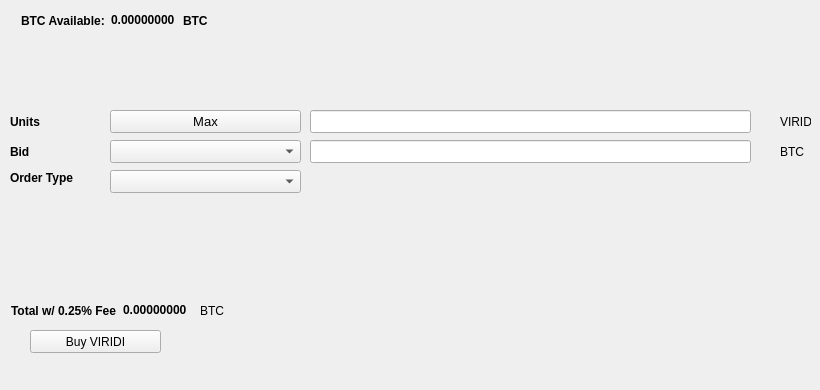
   <widget class="QWidget" name="BuyTab">
    <attribute name="title">
     <string>Buy</string>
    </attribute>
    <widget class="QPushButton" name="BuyVIRIDI">
     <property name="geometry">
      <rect>
       <x>30</x>
       <y>330</y>
       <width>131</width>
       <height>23</height>
      </rect>
     </property>
     <property name="text">
      <string>Buy VIRIDI</string>
     </property>
     <property name="icon">
      <iconset resource="../viridi.qrc">
       <normaloff>:/icons/bitcoin</normaloff>:/icons/bitcoin</iconset>
     </property>
    </widget>
    <widget class="QLabel" name="label_3">
     <property name="geometry">
      <rect>
       <x>10</x>
       <y>110</y>
       <width>46</width>
       <height>23</height>
      </rect>
     </property>
     <property name="font">
      <font>
       <weight>75</weight>
       <bold>true</bold>
      </font>
     </property>
     <property name="text">
      <string>Units</string>
     </property>
    </widget>
    <widget class="QLineEdit" name="UnitsInput">
     <property name="geometry">
      <rect>
       <x>310</x>
       <y>110</y>
       <width>441</width>
       <height>23</height>
      </rect>
     </property>
     <property name="font">
      <font>
       <pointsize>9</pointsize>
       <weight>75</weight>
       <bold>true</bold>
      </font>
     </property>
    </widget>
    <widget class="QLineEdit" name="BuyBidPriceEdit">
     <property name="geometry">
      <rect>
       <x>310</x>
       <y>140</y>
       <width>441</width>
       <height>23</height>
      </rect>
     </property>
     <property name="font">
      <font>
       <pointsize>9</pointsize>
       <weight>75</weight>
       <bold>true</bold>
      </font>
     </property>
    </widget>
    <widget class="QLabel" name="label_4">
     <property name="geometry">
      <rect>
       <x>780</x>
       <y>110</y>
       <width>31</width>
       <height>23</height>
      </rect>
     </property>
     <property name="text">
      <string>VIRIDI</string>
     </property>
    </widget>
    <widget class="QLabel" name="label_5">
     <property name="geometry">
      <rect>
       <x>780</x>
       <y>140</y>
       <width>31</width>
       <height>23</height>
      </rect>
     </property>
     <property name="text">
      <string>BTC</string>
     </property>
    </widget>
    <widget class="QLabel" name="label_6">
     <property name="geometry">
      <rect>
       <x>10</x>
       <y>140</y>
       <width>46</width>
       <height>23</height>
      </rect>
     </property>
     <property name="font">
      <font>
       <weight>75</weight>
       <bold>true</bold>
      </font>
     </property>
     <property name="text">
      <string>Bid</string>
     </property>
    </widget>
    <widget class="QLabel" name="label_7">
     <property name="geometry">
      <rect>
       <x>10</x>
       <y>170</y>
       <width>91</width>
       <height>16</height>
      </rect>
     </property>
     <property name="font">
      <font>
       <weight>75</weight>
       <bold>true</bold>
      </font>
     </property>
     <property name="text">
      <string>Order Type</string>
     </property>
    </widget>
    <widget class="QPushButton" name="Buy_Max_Amount">
     <property name="geometry">
      <rect>
       <x>110</x>
       <y>110</y>
       <width>191</width>
       <height>23</height>
      </rect>
     </property>
     <property name="font">
      <font>
       <pointsize>10</pointsize>
      </font>
     </property>
     <property name="text">
      <string>Max</string>
     </property>
    </widget>
    <widget class="QComboBox" name="BuyBidcomboBox">
     <property name="geometry">
      <rect>
       <x>110</x>
       <y>140</y>
       <width>191</width>
       <height>23</height>
      </rect>
     </property>
     <property name="font">
      <font>
       <pointsize>10</pointsize>
      </font>
     </property>
    </widget>
    <widget class="QComboBox" name="buyOrdertypeCombo">
     <property name="geometry">
      <rect>
       <x>110</x>
       <y>170</y>
       <width>191</width>
       <height>23</height>
      </rect>
     </property>
     <property name="font">
      <font>
       <pointsize>10</pointsize>
      </font>
     </property>
    </widget>
    <widget class="QWidget" name="layoutWidget1">
     <property name="geometry">
      <rect>
       <x>21</x>
       <y>11</y>
       <width>227</width>
       <height>19</height>
      </rect>
     </property>
     <layout class="QHBoxLayout" name="horizontalLayout_3">
      <item>
       <widget class="QLabel" name="label232">
        <property name="font">
         <font>
          <weight>75</weight>
          <bold>true</bold>
         </font>
        </property>
        <property name="text">
         <string>BTC Available:</string>
        </property>
       </widget>
      </item>
      <item>
       <widget class="QLabel" name="BtcAvailableLbl">
        <property name="palette">
         <palette>
          <active>
           <colorrole role="WindowText">
            <brush brushstyle="SolidPattern">
             <color alpha="255">
              <red>0</red>
              <green>0</green>
              <blue>0</blue>
             </color>
            </brush>
           </colorrole>
           <colorrole role="Button">
            <brush brushstyle="SolidPattern">
             <color alpha="255">
              <red>0</red>
              <green>170</green>
              <blue>0</blue>
             </color>
            </brush>
           </colorrole>
           <colorrole role="Light">
            <brush brushstyle="SolidPattern">
             <color alpha="255">
              <red>0</red>
              <green>255</green>
              <blue>0</blue>
             </color>
            </brush>
           </colorrole>
           <colorrole role="Midlight">
            <brush brushstyle="SolidPattern">
             <color alpha="255">
              <red>0</red>
              <green>212</green>
              <blue>0</blue>
             </color>
            </brush>
           </colorrole>
           <colorrole role="Dark">
            <brush brushstyle="SolidPattern">
             <color alpha="255">
              <red>0</red>
              <green>85</green>
              <blue>0</blue>
             </color>
            </brush>
           </colorrole>
           <colorrole role="Mid">
            <brush brushstyle="SolidPattern">
             <color alpha="255">
              <red>0</red>
              <green>113</green>
              <blue>0</blue>
             </color>
            </brush>
           </colorrole>
           <colorrole role="Text">
            <brush brushstyle="SolidPattern">
             <color alpha="255">
              <red>0</red>
              <green>170</green>
              <blue>0</blue>
             </color>
            </brush>
           </colorrole>
           <colorrole role="BrightText">
            <brush brushstyle="SolidPattern">
             <color alpha="255">
              <red>255</red>
              <green>255</green>
              <blue>255</blue>
             </color>
            </brush>
           </colorrole>
           <colorrole role="ButtonText">
            <brush brushstyle="SolidPattern">
             <color alpha="255">
              <red>0</red>
              <green>0</green>
              <blue>0</blue>
             </color>
            </brush>
           </colorrole>
           <colorrole role="Base">
            <brush brushstyle="SolidPattern">
             <color alpha="255">
              <red>255</red>
              <green>255</green>
              <blue>255</blue>
             </color>
            </brush>
           </colorrole>
           <colorrole role="Window">
            <brush brushstyle="SolidPattern">
             <color alpha="255">
              <red>0</red>
              <green>170</green>
              <blue>0</blue>
             </color>
            </brush>
           </colorrole>
           <colorrole role="Shadow">
            <brush brushstyle="SolidPattern">
             <color alpha="255">
              <red>0</red>
              <green>0</green>
              <blue>0</blue>
             </color>
            </brush>
           </colorrole>
           <colorrole role="AlternateBase">
            <brush brushstyle="SolidPattern">
             <color alpha="255">
              <red>127</red>
              <green>212</green>
              <blue>127</blue>
             </color>
            </brush>
           </colorrole>
           <colorrole role="ToolTipBase">
            <brush brushstyle="SolidPattern">
             <color alpha="255">
              <red>255</red>
              <green>255</green>
              <blue>220</blue>
             </color>
            </brush>
           </colorrole>
           <colorrole role="ToolTipText">
            <brush brushstyle="SolidPattern">
             <color alpha="255">
              <red>0</red>
              <green>0</green>
              <blue>0</blue>
             </color>
            </brush>
           </colorrole>
          </active>
          <inactive>
           <colorrole role="WindowText">
            <brush brushstyle="SolidPattern">
             <color alpha="255">
              <red>0</red>
              <green>0</green>
              <blue>0</blue>
             </color>
            </brush>
           </colorrole>
           <colorrole role="Button">
            <brush brushstyle="SolidPattern">
             <color alpha="255">
              <red>0</red>
              <green>170</green>
              <blue>0</blue>
             </color>
            </brush>
           </colorrole>
           <colorrole role="Light">
            <brush brushstyle="SolidPattern">
             <color alpha="255">
              <red>0</red>
              <green>255</green>
              <blue>0</blue>
             </color>
            </brush>
           </colorrole>
           <colorrole role="Midlight">
            <brush brushstyle="SolidPattern">
             <color alpha="255">
              <red>0</red>
              <green>212</green>
              <blue>0</blue>
             </color>
            </brush>
           </colorrole>
           <colorrole role="Dark">
            <brush brushstyle="SolidPattern">
             <color alpha="255">
              <red>0</red>
              <green>85</green>
              <blue>0</blue>
             </color>
            </brush>
           </colorrole>
           <colorrole role="Mid">
            <brush brushstyle="SolidPattern">
             <color alpha="255">
              <red>0</red>
              <green>113</green>
              <blue>0</blue>
             </color>
            </brush>
           </colorrole>
           <colorrole role="Text">
            <brush brushstyle="SolidPattern">
             <color alpha="255">
              <red>0</red>
              <green>170</green>
              <blue>0</blue>
             </color>
            </brush>
           </colorrole>
           <colorrole role="BrightText">
            <brush brushstyle="SolidPattern">
             <color alpha="255">
              <red>255</red>
              <green>255</green>
              <blue>255</blue>
             </color>
            </brush>
           </colorrole>
           <colorrole role="ButtonText">
            <brush brushstyle="SolidPattern">
             <color alpha="255">
              <red>0</red>
              <green>0</green>
              <blue>0</blue>
             </color>
            </brush>
           </colorrole>
           <colorrole role="Base">
            <brush brushstyle="SolidPattern">
             <color alpha="255">
              <red>255</red>
              <green>255</green>
              <blue>255</blue>
             </color>
            </brush>
           </colorrole>
           <colorrole role="Window">
            <brush brushstyle="SolidPattern">
             <color alpha="255">
              <red>0</red>
              <green>170</green>
              <blue>0</blue>
             </color>
            </brush>
           </colorrole>
           <colorrole role="Shadow">
            <brush brushstyle="SolidPattern">
             <color alpha="255">
              <red>0</red>
              <green>0</green>
              <blue>0</blue>
             </color>
            </brush>
           </colorrole>
           <colorrole role="AlternateBase">
            <brush brushstyle="SolidPattern">
             <color alpha="255">
              <red>127</red>
              <green>212</green>
              <blue>127</blue>
             </color>
            </brush>
           </colorrole>
           <colorrole role="ToolTipBase">
            <brush brushstyle="SolidPattern">
             <color alpha="255">
              <red>255</red>
              <green>255</green>
              <blue>220</blue>
             </color>
            </brush>
           </colorrole>
           <colorrole role="ToolTipText">
            <brush brushstyle="SolidPattern">
             <color alpha="255">
              <red>0</red>
              <green>0</green>
              <blue>0</blue>
             </color>
            </brush>
           </colorrole>
          </inactive>
          <disabled>
           <colorrole role="WindowText">
            <brush brushstyle="SolidPattern">
             <color alpha="255">
              <red>0</red>
              <green>85</green>
              <blue>0</blue>
             </color>
            </brush>
           </colorrole>
           <colorrole role="Button">
            <brush brushstyle="SolidPattern">
             <color alpha="255">
              <red>0</red>
              <green>170</green>
              <blue>0</blue>
             </color>
            </brush>
           </colorrole>
           <colorrole role="Light">
            <brush brushstyle="SolidPattern">
             <color alpha="255">
              <red>0</red>
              <green>255</green>
              <blue>0</blue>
             </color>
            </brush>
           </colorrole>
           <colorrole role="Midlight">
            <brush brushstyle="SolidPattern">
             <color alpha="255">
              <red>0</red>
              <green>212</green>
              <blue>0</blue>
             </color>
            </brush>
           </colorrole>
           <colorrole role="Dark">
            <brush brushstyle="SolidPattern">
             <color alpha="255">
              <red>0</red>
              <green>85</green>
              <blue>0</blue>
             </color>
            </brush>
           </colorrole>
           <colorrole role="Mid">
            <brush brushstyle="SolidPattern">
             <color alpha="255">
              <red>0</red>
              <green>113</green>
              <blue>0</blue>
             </color>
            </brush>
           </colorrole>
           <colorrole role="Text">
            <brush brushstyle="SolidPattern">
             <color alpha="255">
              <red>0</red>
              <green>85</green>
              <blue>0</blue>
             </color>
            </brush>
           </colorrole>
           <colorrole role="BrightText">
            <brush brushstyle="SolidPattern">
             <color alpha="255">
              <red>255</red>
              <green>255</green>
              <blue>255</blue>
             </color>
            </brush>
           </colorrole>
           <colorrole role="ButtonText">
            <brush brushstyle="SolidPattern">
             <color alpha="255">
              <red>0</red>
              <green>85</green>
              <blue>0</blue>
             </color>
            </brush>
           </colorrole>
           <colorrole role="Base">
            <brush brushstyle="SolidPattern">
             <color alpha="255">
              <red>0</red>
              <green>170</green>
              <blue>0</blue>
             </color>
            </brush>
           </colorrole>
           <colorrole role="Window">
            <brush brushstyle="SolidPattern">
             <color alpha="255">
              <red>0</red>
              <green>170</green>
              <blue>0</blue>
             </color>
            </brush>
           </colorrole>
           <colorrole role="Shadow">
            <brush brushstyle="SolidPattern">
             <color alpha="255">
              <red>0</red>
              <green>0</green>
              <blue>0</blue>
             </color>
            </brush>
           </colorrole>
           <colorrole role="AlternateBase">
            <brush brushstyle="SolidPattern">
             <color alpha="255">
              <red>0</red>
              <green>170</green>
              <blue>0</blue>
             </color>
            </brush>
           </colorrole>
           <colorrole role="ToolTipBase">
            <brush brushstyle="SolidPattern">
             <color alpha="255">
              <red>255</red>
              <green>255</green>
              <blue>220</blue>
             </color>
            </brush>
           </colorrole>
           <colorrole role="ToolTipText">
            <brush brushstyle="SolidPattern">
             <color alpha="255">
              <red>0</red>
              <green>0</green>
              <blue>0</blue>
             </color>
            </brush>
           </colorrole>
          </disabled>
         </palette>
        </property>
        <property name="font">
         <font>
          <weight>75</weight>
          <bold>true</bold>
         </font>
        </property>
        <property name="text">
         <string>0.00000000</string>
        </property>
        <property name="textInteractionFlags">
         <set>Qt::LinksAccessibleByMouse|Qt::TextSelectableByKeyboard|Qt::TextSelectableByMouse</set>
        </property>
       </widget>
      </item>
      <item>
       <widget class="QLabel" name="BtcAvailableLbl_2">
        <property name="font">
         <font>
          <weight>75</weight>
          <bold>true</bold>
         </font>
        </property>
        <property name="text">
         <string>BTC</string>
        </property>
       </widget>
      </item>
     </layout>
    </widget>
    <widget class="QWidget" name="layoutWidge2">
     <property name="geometry">
      <rect>
       <x>11</x>
       <y>301</y>
       <width>259</width>
       <height>19</height>
      </rect>
     </property>
     <layout class="QHBoxLayout" name="horizontalLayout_4">
      <item>
       <widget class="QLabel" name="label_9">
        <property name="font">
         <font>
          <weight>75</weight>
          <bold>true</bold>
         </font>
        </property>
        <property name="text">
         <string>Total w/ 0.25% Fee</string>
        </property>
       </widget>
      </item>
      <item>
       <widget class="QLabel" name="BuyCostLabel">
        <property name="palette">
         <palette>
          <active>
           <colorrole role="WindowText">
            <brush brushstyle="SolidPattern">
             <color alpha="255">
              <red>0</red>
              <green>0</green>
              <blue>0</blue>
             </color>
            </brush>
           </colorrole>
           <colorrole role="Button">
            <brush brushstyle="SolidPattern">
             <color alpha="255">
              <red>0</red>
              <green>170</green>
              <blue>0</blue>
             </color>
            </brush>
           </colorrole>
           <colorrole role="Light">
            <brush brushstyle="SolidPattern">
             <color alpha="255">
              <red>0</red>
              <green>255</green>
              <blue>0</blue>
             </color>
            </brush>
           </colorrole>
           <colorrole role="Midlight">
            <brush brushstyle="SolidPattern">
             <color alpha="255">
              <red>0</red>
              <green>212</green>
              <blue>0</blue>
             </color>
            </brush>
           </colorrole>
           <colorrole role="Dark">
            <brush brushstyle="SolidPattern">
             <color alpha="255">
              <red>0</red>
              <green>85</green>
              <blue>0</blue>
             </color>
            </brush>
           </colorrole>
           <colorrole role="Mid">
            <brush brushstyle="SolidPattern">
             <color alpha="255">
              <red>0</red>
              <green>113</green>
              <blue>0</blue>
             </color>
            </brush>
           </colorrole>
           <colorrole role="Text">
            <brush brushstyle="SolidPattern">
             <color alpha="255">
              <red>0</red>
              <green>170</green>
              <blue>0</blue>
             </color>
            </brush>
           </colorrole>
           <colorrole role="BrightText">
            <brush brushstyle="SolidPattern">
             <color alpha="255">
              <red>255</red>
              <green>255</green>
              <blue>255</blue>
             </color>
            </brush>
           </colorrole>
           <colorrole role="ButtonText">
            <brush brushstyle="SolidPattern">
             <color alpha="255">
              <red>0</red>
              <green>0</green>
              <blue>0</blue>
             </color>
            </brush>
           </colorrole>
           <colorrole role="Base">
            <brush brushstyle="SolidPattern">
             <color alpha="255">
              <red>255</red>
              <green>255</green>
              <blue>255</blue>
             </color>
            </brush>
           </colorrole>
           <colorrole role="Window">
            <brush brushstyle="SolidPattern">
             <color alpha="255">
              <red>0</red>
              <green>170</green>
              <blue>0</blue>
             </color>
            </brush>
           </colorrole>
           <colorrole role="Shadow">
            <brush brushstyle="SolidPattern">
             <color alpha="255">
              <red>0</red>
              <green>0</green>
              <blue>0</blue>
             </color>
            </brush>
           </colorrole>
           <colorrole role="AlternateBase">
            <brush brushstyle="SolidPattern">
             <color alpha="255">
              <red>127</red>
              <green>212</green>
              <blue>127</blue>
             </color>
            </brush>
           </colorrole>
           <colorrole role="ToolTipBase">
            <brush brushstyle="SolidPattern">
             <color alpha="255">
              <red>255</red>
              <green>255</green>
              <blue>220</blue>
             </color>
            </brush>
           </colorrole>
           <colorrole role="ToolTipText">
            <brush brushstyle="SolidPattern">
             <color alpha="255">
              <red>0</red>
              <green>0</green>
              <blue>0</blue>
             </color>
            </brush>
           </colorrole>
          </active>
          <inactive>
           <colorrole role="WindowText">
            <brush brushstyle="SolidPattern">
             <color alpha="255">
              <red>0</red>
              <green>0</green>
              <blue>0</blue>
             </color>
            </brush>
           </colorrole>
           <colorrole role="Button">
            <brush brushstyle="SolidPattern">
             <color alpha="255">
              <red>0</red>
              <green>170</green>
              <blue>0</blue>
             </color>
            </brush>
           </colorrole>
           <colorrole role="Light">
            <brush brushstyle="SolidPattern">
             <color alpha="255">
              <red>0</red>
              <green>255</green>
              <blue>0</blue>
             </color>
            </brush>
           </colorrole>
           <colorrole role="Midlight">
            <brush brushstyle="SolidPattern">
             <color alpha="255">
              <red>0</red>
              <green>212</green>
              <blue>0</blue>
             </color>
            </brush>
           </colorrole>
           <colorrole role="Dark">
            <brush brushstyle="SolidPattern">
             <color alpha="255">
              <red>0</red>
              <green>85</green>
              <blue>0</blue>
             </color>
            </brush>
           </colorrole>
           <colorrole role="Mid">
            <brush brushstyle="SolidPattern">
             <color alpha="255">
              <red>0</red>
              <green>113</green>
              <blue>0</blue>
             </color>
            </brush>
           </colorrole>
           <colorrole role="Text">
            <brush brushstyle="SolidPattern">
             <color alpha="255">
              <red>0</red>
              <green>170</green>
              <blue>0</blue>
             </color>
            </brush>
           </colorrole>
           <colorrole role="BrightText">
            <brush brushstyle="SolidPattern">
             <color alpha="255">
              <red>255</red>
              <green>255</green>
              <blue>255</blue>
             </color>
            </brush>
           </colorrole>
           <colorrole role="ButtonText">
            <brush brushstyle="SolidPattern">
             <color alpha="255">
              <red>0</red>
              <green>0</green>
              <blue>0</blue>
             </color>
            </brush>
           </colorrole>
           <colorrole role="Base">
            <brush brushstyle="SolidPattern">
             <color alpha="255">
              <red>255</red>
              <green>255</green>
              <blue>255</blue>
             </color>
            </brush>
           </colorrole>
           <colorrole role="Window">
            <brush brushstyle="SolidPattern">
             <color alpha="255">
              <red>0</red>
              <green>170</green>
              <blue>0</blue>
             </color>
            </brush>
           </colorrole>
           <colorrole role="Shadow">
            <brush brushstyle="SolidPattern">
             <color alpha="255">
              <red>0</red>
              <green>0</green>
              <blue>0</blue>
             </color>
            </brush>
           </colorrole>
           <colorrole role="AlternateBase">
            <brush brushstyle="SolidPattern">
             <color alpha="255">
              <red>127</red>
              <green>212</green>
              <blue>127</blue>
             </color>
            </brush>
           </colorrole>
           <colorrole role="ToolTipBase">
            <brush brushstyle="SolidPattern">
             <color alpha="255">
              <red>255</red>
              <green>255</green>
              <blue>220</blue>
             </color>
            </brush>
           </colorrole>
           <colorrole role="ToolTipText">
            <brush brushstyle="SolidPattern">
             <color alpha="255">
              <red>0</red>
              <green>0</green>
              <blue>0</blue>
             </color>
            </brush>
           </colorrole>
          </inactive>
          <disabled>
           <colorrole role="WindowText">
            <brush brushstyle="SolidPattern">
             <color alpha="255">
              <red>0</red>
              <green>85</green>
              <blue>0</blue>
             </color>
            </brush>
           </colorrole>
           <colorrole role="Button">
            <brush brushstyle="SolidPattern">
             <color alpha="255">
              <red>0</red>
              <green>170</green>
              <blue>0</blue>
             </color>
            </brush>
           </colorrole>
           <colorrole role="Light">
            <brush brushstyle="SolidPattern">
             <color alpha="255">
              <red>0</red>
              <green>255</green>
              <blue>0</blue>
             </color>
            </brush>
           </colorrole>
           <colorrole role="Midlight">
            <brush brushstyle="SolidPattern">
             <color alpha="255">
              <red>0</red>
              <green>212</green>
              <blue>0</blue>
             </color>
            </brush>
           </colorrole>
           <colorrole role="Dark">
            <brush brushstyle="SolidPattern">
             <color alpha="255">
              <red>0</red>
              <green>85</green>
              <blue>0</blue>
             </color>
            </brush>
           </colorrole>
           <colorrole role="Mid">
            <brush brushstyle="SolidPattern">
             <color alpha="255">
              <red>0</red>
              <green>113</green>
              <blue>0</blue>
             </color>
            </brush>
           </colorrole>
           <colorrole role="Text">
            <brush brushstyle="SolidPattern">
             <color alpha="255">
              <red>0</red>
              <green>85</green>
              <blue>0</blue>
             </color>
            </brush>
           </colorrole>
           <colorrole role="BrightText">
            <brush brushstyle="SolidPattern">
             <color alpha="255">
              <red>255</red>
              <green>255</green>
              <blue>255</blue>
             </color>
            </brush>
           </colorrole>
           <colorrole role="ButtonText">
            <brush brushstyle="SolidPattern">
             <color alpha="255">
              <red>0</red>
              <green>85</green>
              <blue>0</blue>
             </color>
            </brush>
           </colorrole>
           <colorrole role="Base">
            <brush brushstyle="SolidPattern">
             <color alpha="255">
              <red>0</red>
              <green>170</green>
              <blue>0</blue>
             </color>
            </brush>
           </colorrole>
           <colorrole role="Window">
            <brush brushstyle="SolidPattern">
             <color alpha="255">
              <red>0</red>
              <green>170</green>
              <blue>0</blue>
             </color>
            </brush>
           </colorrole>
           <colorrole role="Shadow">
            <brush brushstyle="SolidPattern">
             <color alpha="255">
              <red>0</red>
              <green>0</green>
              <blue>0</blue>
             </color>
            </brush>
           </colorrole>
           <colorrole role="AlternateBase">
            <brush brushstyle="SolidPattern">
             <color alpha="255">
              <red>0</red>
              <green>170</green>
              <blue>0</blue>
             </color>
            </brush>
           </colorrole>
           <colorrole role="ToolTipBase">
            <brush brushstyle="SolidPattern">
             <color alpha="255">
              <red>255</red>
              <green>255</green>
              <blue>220</blue>
             </color>
            </brush>
           </colorrole>
           <colorrole role="ToolTipText">
            <brush brushstyle="SolidPattern">
             <color alpha="255">
              <red>0</red>
              <green>0</green>
              <blue>0</blue>
             </color>
            </brush>
           </colorrole>
          </disabled>
         </palette>
        </property>
        <property name="font">
         <font>
          <weight>75</weight>
          <bold>true</bold>
         </font>
        </property>
        <property name="autoFillBackground">
         <bool>false</bool>
        </property>
        <property name="text">
         <string>0.00000000</string>
        </property>
        <property name="textInteractionFlags">
         <set>Qt::LinksAccessibleByMouse|Qt::TextSelectableByMouse</set>
        </property>
       </widget>
      </item>
      <item>
       <widget class="QLabel" name="label_10">
        <property name="font">
         <font>
          <weight>50</weight>
          <bold>false</bold>
         </font>
        </property>
        <property name="text">
         <string>BTC</string>
        </property>
       </widget>
      </item>
     </layout>
    </widget>
    <widget class="QLabel" name="label_24">
     <property name="geometry">
      <rect>
       <x>460</x>
       <y>300</y>
       <width>281</width>
       <height>81</height>
      </rect>
     </property>
     <property name="text">
      <string/>
     </property>
     <property name="pixmap">
      <pixmap>:/images/bittrex</pixmap>
     </property>
    </widget>
   </widget>
